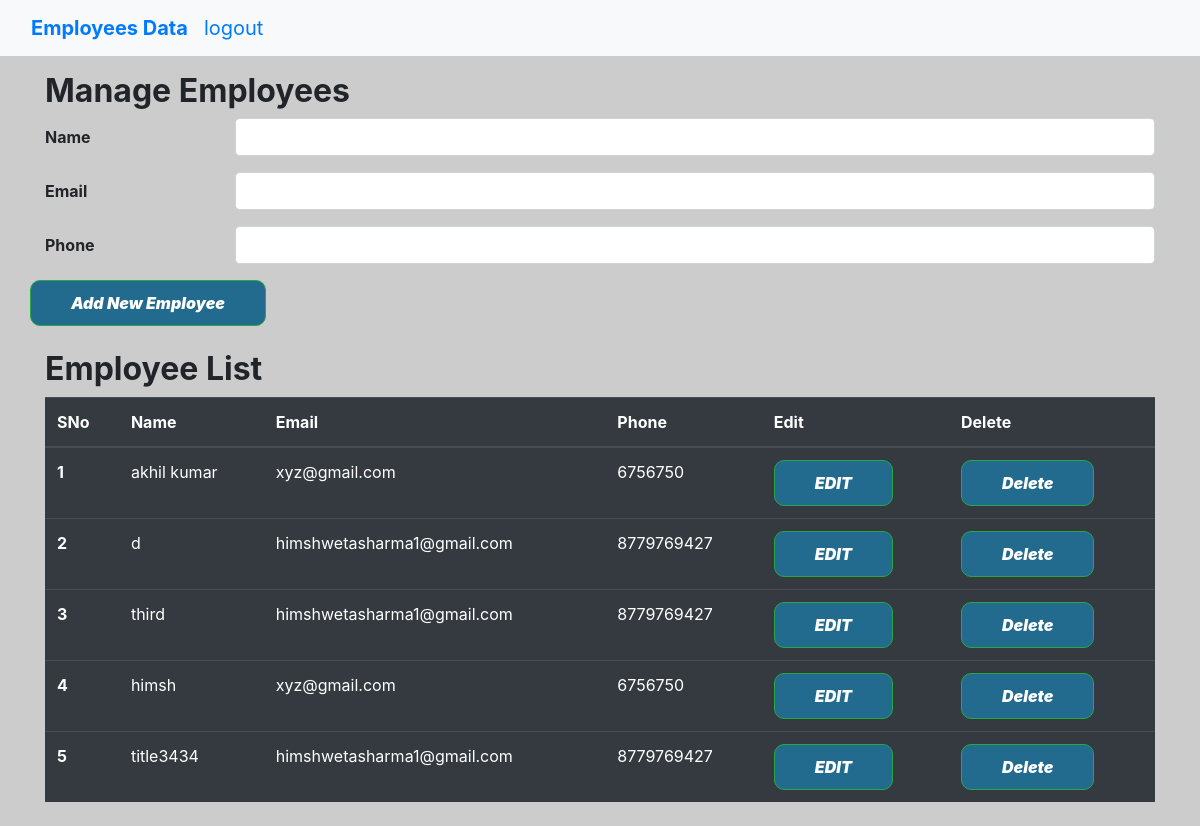
/key, run on an earlier commit of the app's database.
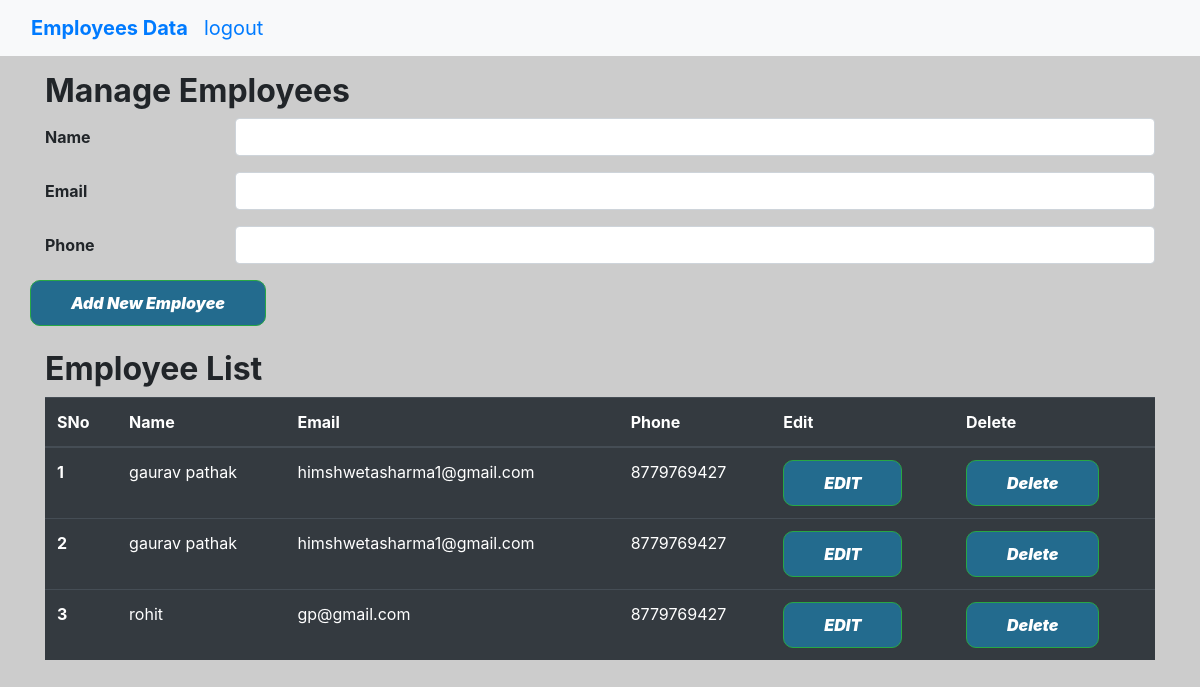
And on a later commit of the database.
### app.py (models this page shows, shortened)
class Todo(db.Model):
    sno = db.Column(db.Integer,primary_key = True)
    title = db.Column(db.String(200), nullable = False)
    desc = db.Column(db.String(200), nullable = False)
    phone = db.Column(db.Integer)

### app.py (the view, shortened to what this page needs)
@app.route('/key',methods=['GET' ,'POST'])
def hello_world():
    allTodo=Todo.query.all()
    return render_template('index.html',allTodo=allTodo)

### templates/index.html (shortened to what this page needs)
{% extends 'base.html' %}
{% block body %}
<div class="container my-3">
  <h2><strong>Manage Employees</strong></h2>
  <form action="/key" method="POST">
    <div class="row mb-3">
      <label for="title" class="col-sm-2 col-form-label"><b>Name</b></label>
      <div class="col-sm-10">
        <input type="text" class="form-control" name="title" id="title" required>
      </div>
    </div>
    <div class="row mb-3">
      <label for="desc" class="col-sm-2 col-form-label"><b>Email</b></label>
      <div class="col-sm-10">
        <input type="email" class="form-control" name="desc" id="desc" required>
      </div>
    </div>
    <div class="row mb-3">
      <label for="phone" class="col-sm-2 col-form-label"><b>Phone</b></label>
      <div class="col-sm-10">
        <input type="Integer" class="form-control" name="phone" id="phone" required>
      </div>
    </div>
    <div class="row mb-3">
      <button type="submit" class="btn btn-outline-success"><b>Add New Employee</b></button>
    </div>
  </form>
</div>
<div class="container my-4">
  <h2><b>Employee List</b></h2>
  {% if allTodo|length==0 %}
  <div class="alert alert-primary" role="alert">
    No Employee found, alert—check it out!
  </div>
  {% else %}
  <table class="table table-hover table-dark">
    <thead>
      <tr>
        <th scope="col">SNo</th>
        <th scope="col">Name</th>
        <th scope="col">Email</th>
        <th scope="col">Phone</th>
        <th scope="col">Edit</th>
        <th scope="col">Delete</th>
      </tr>
    </thead>
    <tbody>
       {% for todo in allTodo %}
      <tr>
        <th scope="row">{{loop.index}}</th>
        <td>{{todo.title}}</td>
        <td>{{todo.desc}}</td>
        <td>{{todo.phone}}</td>
        <td><a href="/update/{{todo.sno}}" type="button"
            class="btn btn-outline-success btn-sm-1 mx-0"><b>EDIT</b></a></button></td>
        <td><a href="/delete/{{todo.sno}}" type="button"
            class="btn btn-outline-success btn-sm-1 mx-0"><b>Delete</b></button></td>
      </tr>
</div>
{% endfor %}
{% endif %}
{% endblock body %}

### templates/base.html (shortened to what this page needs)
<!doctype html>
<html lang="en">
<head>
  <link rel="stylesheet" href="https://cdn.jsdelivr.net/npm/bootstrap@4.6.2/dist/css/bootstrap.min.css"
>
  <link rel="stylesheet" href="{{ url_for('static', filename='css/style.css') }}">
</head>
<body>
  <nav class="navbar navbar-expand-lg bg-light">
    <div class="container-fluid">
      <a class="navbar-brand" href="/key"><strong>Employees Data</strong></a>
      <a class="navbar-brand" href="/logout">logout</a>
    </div>
  </nav>
  {% block body %}
  {% endblock body %}
</body>
</html>

### static/css/style.css (style rules this page uses)
body { background-image: url("paper.gif"); background-color: #cccccc; }
.btn { padding: 10px 40px; background-color: #236B8E; color: #FFFFFF; font-style: oblique; font-weight: bold; border-radius: 10px; }
::placeholder { color: #FFFFFF; opacity: 1; font-style: oblique; font-weight: bold; }

What changed in the data, as far as the page shows it:
removed Todo: title "akhil kumar", desc "xyz@gmail.com", phone "6756750"
removed Todo: title "d", desc "himshwetasharma1@gmail.com", phone "8779769427"
removed Todo: title "third", desc "himshwetasharma1@gmail.com", phone "8779769427"
removed Todo: title "himsh", desc "xyz@gmail.com", phone "6756750"
removed Todo: title "title3434", desc "himshwetasharma1@gmail.com", phone "8779769427"
added Todo: title "gaurav pathak", desc "himshwetasharma1@gmail.com", phone "8779769427"
added Todo: title "gaurav pathak", desc "himshwetasharma1@gmail.com", phone "8779769427"
added Todo: title "rohit", desc "gp@gmail.com", phone "8779769427"
